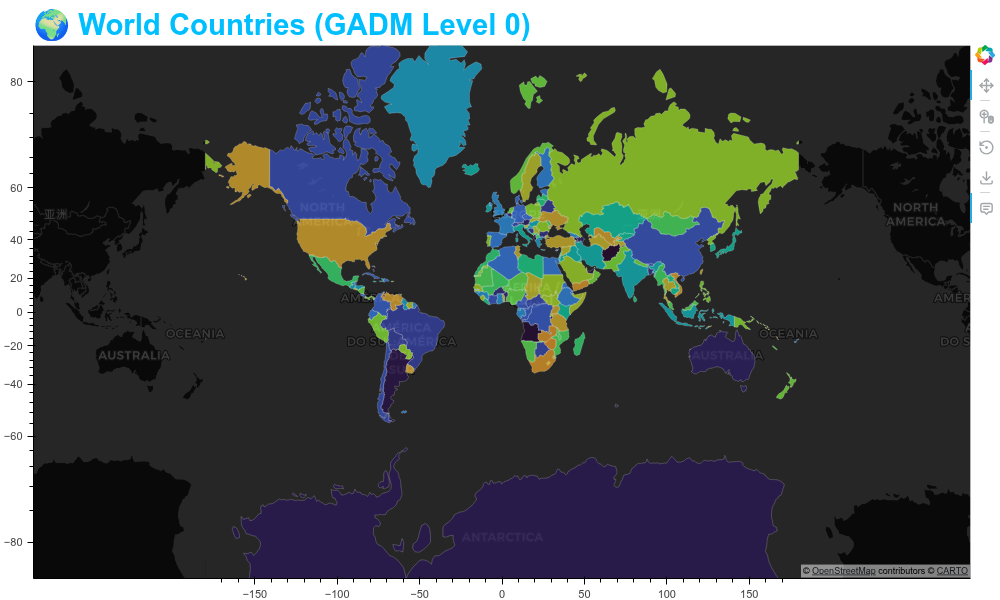

Write Python code to recreate this figure.
# main.py
import numpy as np
import geopandas as gpd
import requests
from bokeh.io import show
from bokeh.models import GeoJSONDataSource, HoverTool
from bokeh.plotting import figure
from bokeh.palettes import Turbo256, Category20
from bokeh.layouts import column
from bokeh_rocks import save_plot, hovfun

# ───────────────────────────────────────────────
# 🌐 Load all countries (GADM Level 0)
# ───────────────────────────────────────────────
def load_world():
    """
    Load all world countries from GADM (Level 0 = national boundaries).
    """
    url = "https://raw.githubusercontent.com/python-visualization/folium/master/examples/data/world-countries.json"
    print("🌍 Loading GADM Level 0 world boundaries...")
    response = requests.get(url)
    response.raise_for_status()
    gdf = gpd.GeoDataFrame.from_features(response.json()["features"])
    # gdf = gdf[gdf["Feature"].notna()]
    # gdf["properties"] = gdf["name"]
    return gdf



# ───────────────────────────────────────────────
# 🗺️ Build the Global Map
# ───────────────────────────────────────────────
def plot_world_map():
    # Load data
    gdf = load_world()

    # 🔢 Simulate synthetic data (e.g., population, GDP, CO₂)
    gdf["population"] = np.random.randint(1_000_000, 200_000_000, len(gdf))
    gdf["gdp"] = np.random.randint(5_000, 100_000, len(gdf))
    gdf["index"] = np.random.uniform(0, 1, len(gdf))

    # Set CRS
    gdf.set_crs(epsg=4326, inplace=True)
    gdf = gdf.to_crs(epsg=3857)

    # 🎨 Color palette
    palette = Turbo256 if len(gdf) > 20 else Category20[len(gdf)]
    gdf["color"] = [palette[i % len(palette)] for i in range(len(gdf))]

    # GeoJSON data source
    geo_source = GeoJSONDataSource(geojson=gdf.to_json())

    # 🗺️ Create figure
    p = figure(
        title="🌍 World Countries (GADM Level 0)",
        width=1000, height=600,
        tools="pan,wheel_zoom,reset,save",
        x_axis_type="mercator", y_axis_type="mercator",
        x_range=(-10_000_000, 10_000_000),
        y_range=(-18_000_000, 18_000_000),
    )
    p.add_tile("CartoDB Dark Matter", retina=True)

    # 🖌️ Draw country polygons
    p.patches(
        "xs", "ys", source=geo_source,
        fill_color="color",
        line_color="white",
        line_width=0.3,
        alpha=0.7
    )

    # 🪶 Hover Tool
    hover = HoverTool(tooltips=hovfun("""
        <b>@name</b><br>
        Population: @population{0,0}<br>
        GDP (USD): @gdp{0,0}<br>
        Index: @index{0.00}
    """), point_policy='follow_mouse')
    p.add_tools(hover)

    # ✨ Styling
    p.grid.visible = False
    p.title.text_color = "deepskyblue"
    p.title.text_font = "Helvetica"
    p.title.text_font_size = "22pt"

    return p


# ───────────────────────────────────────────────
# 🚀 Run
# ───────────────────────────────────────────────
p_world = plot_world_map()
show(column(p_world))
save_plot(p_world, "output/tiles_07")
